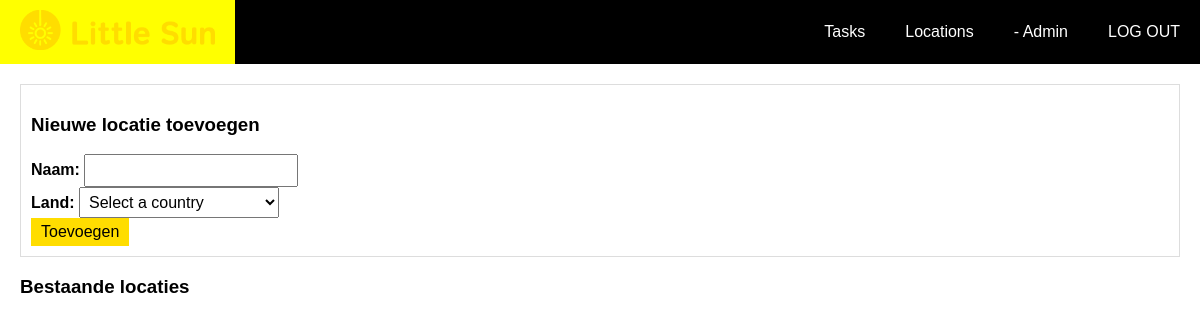
The page /admin_locations.php on the database as committed earlier.
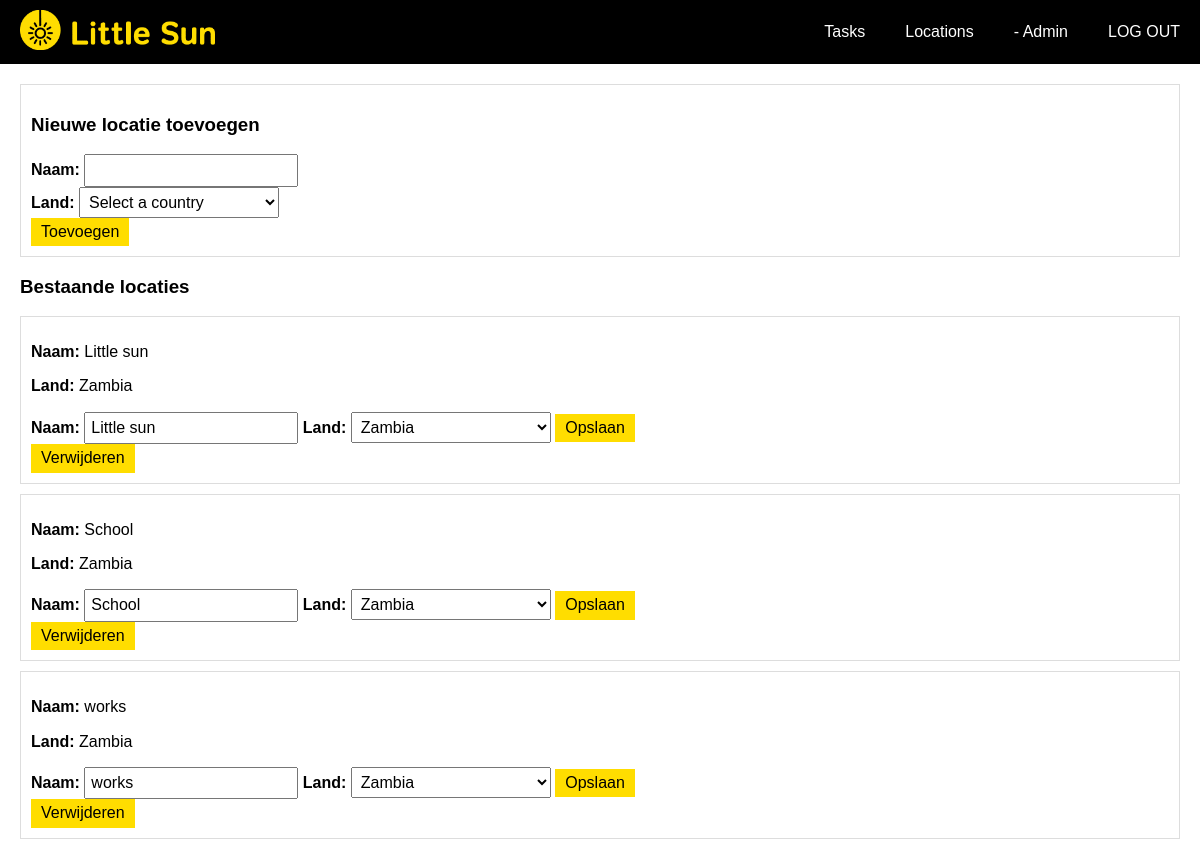
The same page on the database as committed later.
### tables this page shows
CREATE TABLE `hub_location` (
  `id` int(11) NOT NULL,
  `name` varchar(255) NOT NULL,
  `country` varchar(255) NOT NULL
);

### admin_locations.php (the view, shortened to what this page needs)
<?php
try {
    $conn = Data::getConnection();
    $sql = "SELECT * FROM hub_location";
    $stmt = $conn->prepare($sql);
    $stmt->execute();
    $locations = $stmt->fetchAll(PDO::FETCH_ASSOC);
} catch (PDOException $e) {
    echo "Fout: " . $e->getMessage();
}
?>
<!DOCTYPE html>
<html lang="nl">
<head>
    <link rel="stylesheet" href="styles/normalize.css">
    <link rel="stylesheet" href="styles/nav.css">
    <link rel="stylesheet" href="styles/locations.css">
</head>
<body>
<?php include_once("admin.nav.inc.php"); ?>
<div class="content">
    <div class="location">
        <h3>Nieuwe locatie toevoegen</h3>
        <form action="<?php echo $_SERVER['PHP_SELF']; ?>" method="post">
            <label for="name">Naam:</label>
            <input type="text" id="name" name="name" required><br>
            <label for="country">Land:</label>
            <select name="country" id="country" required>
                <option value="">Select a country</option>
                <?php
                $countries = array(
                    "Zambia"
                );
                ?>
            </select><br>
            <button type="submit">Toevoegen</button>
        </form>
    </div>
    <h3>Bestaande locaties</h3>
    <?php foreach ($locations as $location) : ?>
        <div class="location">
            <p><strong>Naam:</strong> <?php echo $location['name']; ?></p>
            <p><strong>Land:</strong> <?php echo $location['country']; ?></p>
            <form method="post" action="<?php echo $_SERVER['PHP_SELF']; ?>">
                <label for="edit_name_<?php echo $location['id']; ?>">Naam:</label>
                <input type="text" id="edit_name_<?php echo $location['id']; ?>" name="edit_name" value="<?php echo $location['name']; ?>">
                <label for="edit_country_<?php echo $location['id']; ?>">Land:</label>
                <select name="edit_country" id="edit_country_<?php echo $location['id']; ?>">
                    <?php foreach ($countries as $country) : ?>
                        <option value="<?php echo $country; ?>" <?php if ($location['country'] === $country) echo 'selected'; ?>><?php echo $country; ?></option>
                    <?php endforeach; ?>
                </select>
                <button type="submit">Opslaan</button>
            </form>
            <form method="post" action="<?php echo $_SERVER['PHP_SELF']; ?>">
                <button type="submit">Verwijderen</button>
            </form>
        </div>
    <?php endforeach; ?>
</div>
</body>
</html>

### admin.nav.inc.php (shortened to what this page needs)
<!DOCTYPE html>
<html lang="en">
<head>
    <link rel="stylesheet" href="/styles/normalize.css">
    <link rel="stylesheet" href="/styles/nav.css">
</head>
<body>
    <nav>
        <ul>
            <li><a href="index.php">
                    <img id="logo" src="images/little_sun_logo.png" alt="Logo">
                </a>
            </li>
            <li><a href="admin_tasks.php">Tasks</a></li>
            <li><a href="admin_locations.php">Locations</a></li>
            <li><a href="admin_dashboard.php">- Admin </a></li>
            <li><a class="nav-items" href="logout.php">LOG OUT</a></li>
        </ul>
    </nav>

Rows that differ between the two databases and show on the page:
added hub_location: name "Little sun", country "Zambia", edit_name "Little sun", edit_country "Zambia"
added hub_location: name "School", country "Zambia", edit_name "School", edit_country "Zambia"
added hub_location: name "works", country "Zambia", edit_name "works", edit_country "Zambia"
